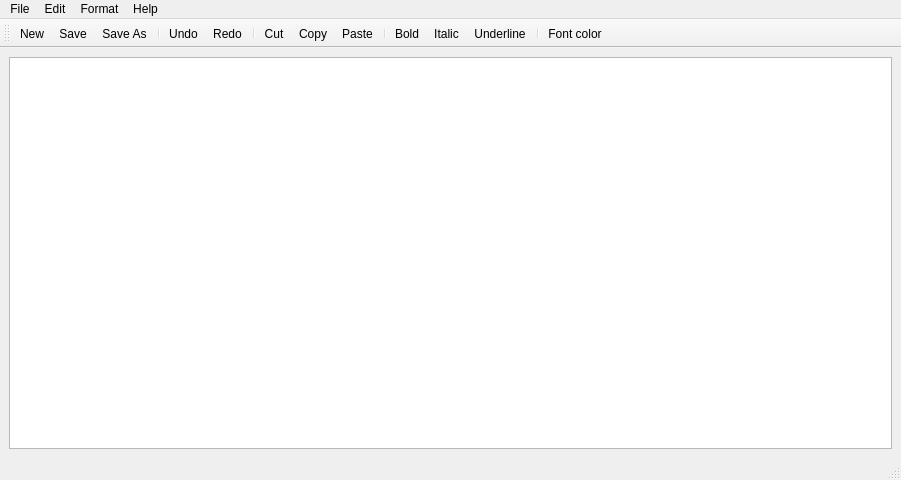
<?xml version="1.0" encoding="UTF-8"?>
<ui version="4.0">
 <class>MainWindow</class>
 <widget class="QMainWindow" name="MainWindow">
  <property name="geometry">
   <rect>
    <x>0</x>
    <y>0</y>
    <width>901</width>
    <height>480</height>
   </rect>
  </property>
  <property name="windowTitle">
   <string>MainWindow</string>
  </property>
  <widget class="QWidget" name="centralwidget">
   <layout class="QHBoxLayout" name="horizontalLayout">
    <item>
     <widget class="QTextEdit" name="textEdit"/>
    </item>
   </layout>
  </widget>
  <widget class="QMenuBar" name="menubar">
   <property name="geometry">
    <rect>
     <x>0</x>
     <y>0</y>
     <width>901</width>
     <height>26</height>
    </rect>
   </property>
   <widget class="QMenu" name="menuFile">
    <property name="title">
     <string>File</string>
    </property>
    <addaction name="actionNew"/>
    <addaction name="actionSave"/>
    <addaction name="actionSave_As"/>
    <addaction name="separator"/>
    <addaction name="actionPrint"/>
    <addaction name="actionOpen"/>
    <addaction name="separator"/>
    <addaction name="actionExit"/>
   </widget>
   <widget class="QMenu" name="menuEdit">
    <property name="title">
     <string>Edit</string>
    </property>
    <addaction name="actionUndo"/>
    <addaction name="actionRedo"/>
    <addaction name="separator"/>
    <addaction name="actionCut"/>
    <addaction name="actionCopy"/>
    <addaction name="actionPaste"/>
    <addaction name="actionDelete"/>
    <addaction name="separator"/>
   </widget>
   <widget class="QMenu" name="menuFormat">
    <property name="title">
     <string>Format</string>
    </property>
    <addaction name="actionSelect_font"/>
    <addaction name="separator"/>
    <addaction name="actionBold"/>
    <addaction name="actionItalic"/>
    <addaction name="actionUnderline"/>
    <addaction name="separator"/>
    <addaction name="actionBackground_font"/>
    <addaction name="actionFont_color"/>
    <addaction name="actionBackground_text_edit"/>
   </widget>
   <widget class="QMenu" name="menuHelp">
    <property name="title">
     <string>Help</string>
    </property>
    <addaction name="actionAbout_Notepad"/>
   </widget>
   <addaction name="menuFile"/>
   <addaction name="menuEdit"/>
   <addaction name="menuFormat"/>
   <addaction name="menuHelp"/>
  </widget>
  <widget class="QStatusBar" name="statusbar"/>
  <widget class="QToolBar" name="toolBar">
   <property name="windowTitle">
    <string>toolBar</string>
   </property>
   <attribute name="toolBarArea">
    <enum>TopToolBarArea</enum>
   </attribute>
   <attribute name="toolBarBreak">
    <bool>false</bool>
   </attribute>
   <addaction name="actionNew"/>
   <addaction name="actionSave"/>
   <addaction name="actionSave_As"/>
   <addaction name="separator"/>
   <addaction name="actionUndo"/>
   <addaction name="actionRedo"/>
   <addaction name="separator"/>
   <addaction name="actionCut"/>
   <addaction name="actionCopy"/>
   <addaction name="actionPaste"/>
   <addaction name="separator"/>
   <addaction name="actionBold"/>
   <addaction name="actionItalic"/>
   <addaction name="actionUnderline"/>
   <addaction name="separator"/>
   <addaction name="actionFont_color"/>
  </widget>
  <action name="actionNew">
   <property name="icon">
    <iconset>
     <normaloff>../../OneDrive/Pictures/images/new.png</normaloff>../../OneDrive/Pictures/images/new.png</iconset>
   </property>
   <property name="text">
    <string>New</string>
   </property>
  </action>
  <action name="actionSave">
   <property name="icon">
    <iconset>
     <normaloff>../../OneDrive/Pictures/images/save.png</normaloff>../../OneDrive/Pictures/images/save.png</iconset>
   </property>
   <property name="text">
    <string>Save</string>
   </property>
  </action>
  <action name="actionSave_As">
   <property name="icon">
    <iconset>
     <normaloff>../../OneDrive/Pictures/images/copy.png</normaloff>../../OneDrive/Pictures/images/copy.png</iconset>
   </property>
   <property name="text">
    <string>Save As...</string>
   </property>
  </action>
  <action name="actionPrint">
   <property name="icon">
    <iconset>
     <normaloff>../../OneDrive/Pictures/images/print.jpg</normaloff>../../OneDrive/Pictures/images/print.jpg</iconset>
   </property>
   <property name="text">
    <string>Print</string>
   </property>
  </action>
  <action name="actionOpen">
   <property name="icon">
    <iconset>
     <normaloff>../../OneDrive/Pictures/images/open.jpg</normaloff>../../OneDrive/Pictures/images/open.jpg</iconset>
   </property>
   <property name="text">
    <string>Open</string>
   </property>
  </action>
  <action name="actionExit">
   <property name="icon">
    <iconset>
     <normaloff>../../OneDrive/Pictures/images/exit.png</normaloff>../../OneDrive/Pictures/images/exit.png</iconset>
   </property>
   <property name="text">
    <string>Exit</string>
   </property>
  </action>
  <action name="actionUndo">
   <property name="icon">
    <iconset>
     <normaloff>../../OneDrive/Pictures/images/undo.jpg</normaloff>../../OneDrive/Pictures/images/undo.jpg</iconset>
   </property>
   <property name="text">
    <string>Undo</string>
   </property>
  </action>
  <action name="actionRedo">
   <property name="icon">
    <iconset>
     <normaloff>../../OneDrive/Pictures/images/redo.jpg</normaloff>../../OneDrive/Pictures/images/redo.jpg</iconset>
   </property>
   <property name="text">
    <string>Redo</string>
   </property>
  </action>
  <action name="actionCut">
   <property name="icon">
    <iconset>
     <normaloff>../../OneDrive/Pictures/images/cut.jpg</normaloff>../../OneDrive/Pictures/images/cut.jpg</iconset>
   </property>
   <property name="text">
    <string>Cut</string>
   </property>
  </action>
  <action name="actionCopy">
   <property name="icon">
    <iconset>
     <normaloff>../../OneDrive/Pictures/images/copy.jpg</normaloff>../../OneDrive/Pictures/images/copy.jpg</iconset>
   </property>
   <property name="text">
    <string>Copy</string>
   </property>
  </action>
  <action name="actionPaste">
   <property name="icon">
    <iconset>
     <normaloff>../../OneDrive/Pictures/images/paste.png</normaloff>../../OneDrive/Pictures/images/paste.png</iconset>
   </property>
   <property name="text">
    <string>Paste</string>
   </property>
  </action>
  <action name="actionDelete">
   <property name="icon">
    <iconset>
     <normaloff>../../OneDrive/Pictures/images/delete.png</normaloff>../../OneDrive/Pictures/images/delete.png</iconset>
   </property>
   <property name="text">
    <string>Delete</string>
   </property>
  </action>
  <action name="actionSelect_font">
   <property name="text">
    <string>Select font....</string>
   </property>
  </action>
  <action name="actionBold">
   <property name="icon">
    <iconset>
     <normaloff>../../OneDrive/Pictures/images/bold.png</normaloff>../../OneDrive/Pictures/images/bold.png</iconset>
   </property>
   <property name="text">
    <string>Bold</string>
   </property>
  </action>
  <action name="actionItalic">
   <property name="icon">
    <iconset>
     <normaloff>../../OneDrive/Pictures/images/italic.png</normaloff>../../OneDrive/Pictures/images/italic.png</iconset>
   </property>
   <property name="text">
    <string>Italic</string>
   </property>
  </action>
  <action name="actionUnderline">
   <property name="icon">
    <iconset>
     <normaloff>../../OneDrive/Pictures/images/underline.png</normaloff>../../OneDrive/Pictures/images/underline.png</iconset>
   </property>
   <property name="text">
    <string>Underline</string>
   </property>
  </action>
  <action name="actionBackground_font">
   <property name="text">
    <string>Font Background...</string>
   </property>
  </action>
  <action name="actionFont_color">
   <property name="icon">
    <iconset>
     <normaloff>../../OneDrive/Pictures/images/font color.jpg</normaloff>../../OneDrive/Pictures/images/font color.jpg</iconset>
   </property>
   <property name="text">
    <string>Font color</string>
   </property>
  </action>
  <action name="actionAbout_Notepad">
   <property name="text">
    <string>About Notepad</string>
   </property>
  </action>
  <action name="actionBackground_text_edit">
   <property name="text">
    <string>Background text edit..</string>
   </property>
  </action>
 </widget>
 <resources/>
 <connections/>
</ui>
